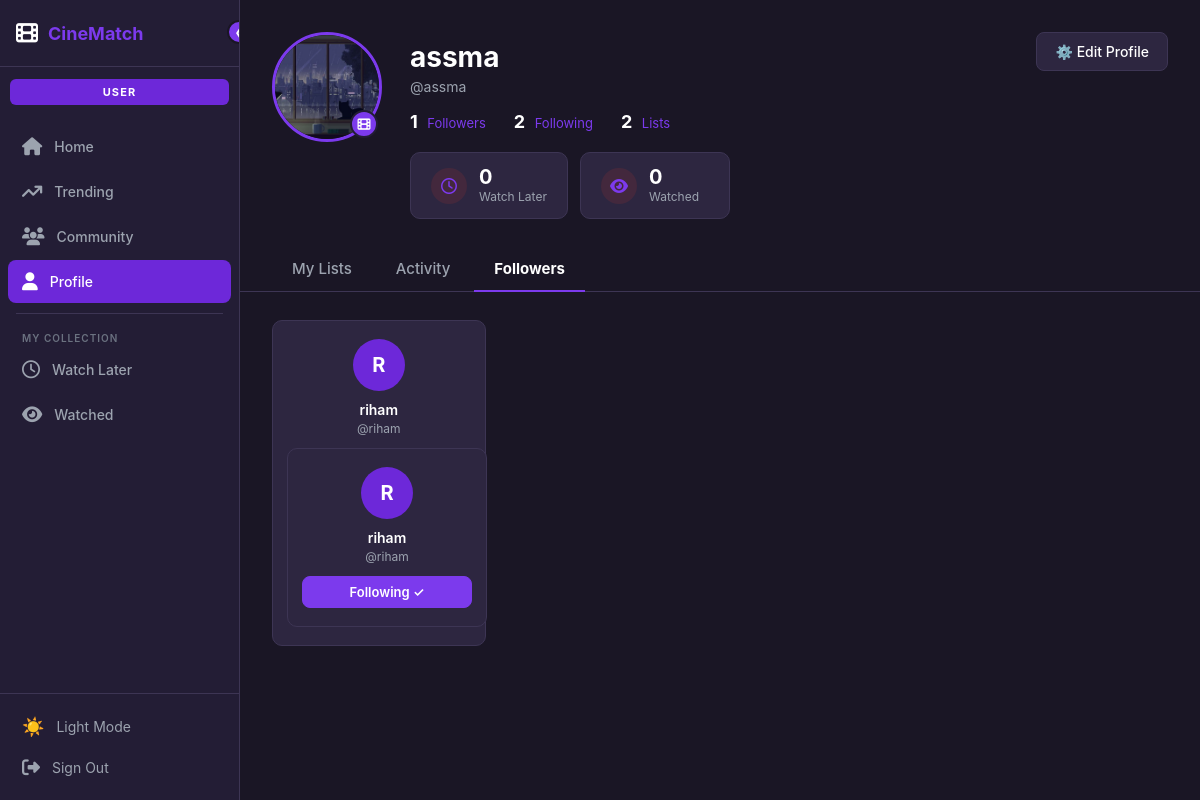
The app's page /users/profile/?tab=followers (signed in) with its own data.
### users/models.py (models this page shows, shortened)
class User(AbstractUser):
    avatar = models.ImageField(upload_to='avatars/', blank=True, null=True)
    bio = models.TextField(blank=True)
    genre_test_done = models.BooleanField(default=False)
    favorite_genres = models.JSONField(default=list, blank=True)
    following = models.ManyToManyField(
        'self',
        symmetrical=False,
        related_name='followers',
        blank=True
    )
    def get_followers_count(self):
        return self.followers.count()
    def get_following_count(self):
        return self.following.count()

### users/views.py (the view)
# urls.py: path('profile/', views.profile_view, name='profile'),
@login_required
def profile_view(request):
    tab = request.GET.get('tab', 'lists')
    if request.method == 'POST':
        form = ProfileForm(
            request.POST,
            request.FILES,
            instance=request.user
        )
        if form.is_valid():
            form.save()
            messages.success(request, 'Profile updated!')
            return redirect('profile')
    else:
        form = ProfileForm(instance=request.user)
    followers = request.user.followers.all()
    following_ids = set(request.user.following.values_list('id', flat=True))
    return render(request, 'users/profile.html', {
        'form': form,
        'tab': tab,
        'followers': followers,
        'following_ids': following_ids,
        'followers_count': request.user.get_followers_count(),
        'following_count': request.user.get_following_count(),
    })

### templates/users/profile.html (shortened to what this page needs)
{% extends 'base.html' %}
{% block content %}
<div class="profile-wrap">
  <div class="profile-top">
    <div class="avatar-wrap">
      {% if user.avatar %}
        <img src="{{ user.avatar.url }}" class="avatar-img" alt="{{ user.username }}">
      {% else %}
        <div class="avatar-placeholder">
          {{ user.username|first|upper }}
        </div>
      {% endif %}
      <div class="avatar-badge"><i class="fa-solid fa-film"></i></div>
    </div>
    <div class="profile-info">
      <div class="profile-username">{{ user.username }}</div>
      <div class="profile-handle">@{{ user.username }}</div>
      <div class="profile-stats">
        <div class="profile-stat">
          <span class="num">{{ followers_count }}</span>
          <span class="lbl">Followers</span>
        </div>
        <div class="profile-stat">
          <span class="num">{{ following_count }}</span>
          <span class="lbl">Following</span>
        </div>
        <div class="profile-stat">
          <span class="num">2</span>
          <span class="lbl">Lists</span>
        </div>
      </div>
      <div class="collection-cards">
        <a href="?tab=lists" class="col-card">
          <div class="col-card-icon"><i class="fa-regular fa-clock"></i></div>
          <div>
            <div class="col-card-num">0</div>
            <div class="col-card-lbl">Watch Later</div>
          </div>
        </a>
        <a href="?tab=activity" class="col-card">
          <div class="col-card-icon"><i class="fa-solid fa-eye"></i></div>
          <div>
            <div class="col-card-num">0</div>
            <div class="col-card-lbl">Watched</div>
          </div>
        </a>
      </div>
    </div>
    <a href="?tab=edit" class="edit-profile-btn">
      ⚙️ Edit Profile
    </a>
  </div>
  <div class="tabs-bar">
    <a href="?tab=lists"
       class="tab-btn {% if tab == 'lists' %}active{% endif %}">
      My Lists
    </a>
    <a href="?tab=activity"
       class="tab-btn {% if tab == 'activity' %}active{% endif %}">
      Activity
    </a>
    <a href="?tab=followers"
       class="tab-btn {% if tab == 'followers' %}active{% endif %}">
      Followers
    </a>
  </div>
  <div class="tab-content">
    {% if tab == 'lists' %}
      <div class="lists-header">
        <div>
          <h2>Custom Lists</h2>
          <p>Organize your movies into collections</p>
        </div>
        <button class="create-list-btn">+ Create List</button>
      </div>
      <div class="lists-grid">
        <div class="list-card">
          <div class="list-card-icon">♥</div>
          <div class="list-card-name">Favorites</div>
          <div class="list-card-count">0 movies</div>
        </div>
        <div class="list-card">
          <div class="list-card-icon">♥</div>
          <div class="list-card-name">Must Watch</div>
          <div class="list-card-count">0 movies</div>
        </div>
      </div>
    {% elif tab == 'activity' %}
      <div class="empty-state">
        <div class="empty-state-icon"><i class="fa-solid fa-film"></i></div>
        <p>Activity feed coming soon!<br>Track your movie watching history.</p>
      </div>
    {% elif tab == 'followers' %}
      {% if followers %}
        <div class="followers-grid">
          {% for follower in followers %}
            <div class="follower-card">
              <div class="follower-av">
                {% if follower.avatar %}
                  <img src="{{ follower.avatar.url }}">
                {% else %}
                  {{ follower.username|first|upper }}
                {% endif %}
              </div>
              <div class="follower-name">{{ follower.username }}</div>
              <div class="follower-handle">@{{ follower.username }}</div>
              {% if followers %}
  <div class="followers-grid">
    {% for follower in followers %}
      <div class="follower-card">
        <div class="follower-av">
          {% if follower.avatar %}
            <img src="{{ follower.avatar.url }}">
          {% else %}
            {{ follower.username|first|upper }}
          {% endif %}
        </div>
        <div class="follower-name">{{ follower.username }}</div>
        <div class="follower-handle">@{{ follower.username }}</div>
        <a href="{% url 'follow' follower.id %}"
           class="follow-toggle-btn {% if follower.id in following_ids %}following{% endif %}">
          {% if follower.id in following_ids %}
            Following ✓
          {% else %}
            Follow
          {% endif %}
        </a>
      </div>
    {% endfor %}
  </div>
{% endif %}
            </div>
          {% endfor %}
        </div>
      {% endif %}
    {% endif %}
  </div>
</div>
{% endblock %}

### templates/base.html (style rules this page uses)
[data-theme="dark"] { --bg: #1a1625; --bg2: #231d35; --bg3: #2d2640; --text: #ffffff; --text2: #9ca3af; --text3: #6b7280; --border: #3d3554; --card: #231d35; --input-bg: #2d2640; --red: #7c3aed; --red2: #6d28d9; --gold: #f59e0b; }
* { box-sizing: border-box; margin: 0; padding: 0; }
body { font-family: 'Inter', sans-serif; background: var(--bg); color: var(--text); display: flex; min-height: 100vh; transition: background .3s, color .3s; }

### templates/users/profile.html (style rules this page uses)
.profile-wrap { padding: 32px 32px 0; }
.profile-top { display: flex; align-items: flex-start; gap: 28px; padding-bottom: 28px; position: relative; }
.edit-profile-btn { position: absolute; top: 0; right: 0; display: flex; align-items: center; gap: 8px; padding: 10px 18px; border-radius: 8px; background: var(--bg3); border: 1px solid var(--border); color: var(--text); font-size: 14px; font-weight: 500; cursor: pointer; text-decoration: none; transition: all .15s; }
.avatar-wrap { position: relative; flex-shrink: 0; }
.avatar-img { width: 110px; height: 110px; border-radius: 50%; object-fit: cover; border: 3px solid var(--red); display: block; }
.avatar-badge { position: absolute; bottom: 4px; right: 4px; width: 28px; height: 28px; border-radius: 50%; background: var(--red); border: 2px solid var(--bg2); display: flex; align-items: center; justify-content: center; font-size: 13px; }
.profile-info { flex: 1; padding-top: 8px; }
.profile-username { font-size: 28px; font-weight: 700; color: var(--text); margin-bottom: 4px; }
.profile-handle { font-size: 14px; color: var(--text2); margin-bottom: 16px; }
.profile-stats { display: flex; gap: 28px; margin-bottom: 20px; flex-wrap: wrap; }
.profile-stat .num { font-size: 18px; font-weight: 700; color: var(--text); }
.profile-stat .lbl { font-size: 13px; color: var(--red); margin-left: 5px; }
.collection-cards { display: flex; gap: 12px; flex-wrap: wrap; }
.col-card { display: flex; align-items: center; gap: 12px; background: var(--bg3); border: 1px solid var(--border); border-radius: 10px; padding: 14px 20px; min-width: 150px; text-decoration: none; transition: border-color .15s; }
.col-card-icon { width: 36px; height: 36px; border-radius: 50%; background: rgba(192,57,43,.15); display: flex; align-items: center; justify-content: center; font-size: 16px; color: var(--red); flex-shrink: 0; }
.col-card-num { font-size: 20px; font-weight: 700; color: var(--text); line-height: 1; margin-bottom: 2px; }
.col-card-lbl { font-size: 12px; color: var(--text2); }
.tabs-bar { display: flex; gap: 4px; border-bottom: 1px solid var(--border); margin: 0 -32px; padding: 0 32px; }
.tab-btn { padding: 12px 20px; font-size: 15px; font-weight: 500; color: var(--text2); cursor: pointer; border-bottom: 2px solid transparent; margin-bottom: -1px; text-decoration: none; transition: all .15s; background: none; border-top: none; border-left: none; border-right: none; font-family: inherit; }
.tab-btn.active { color: var(--text); font-weight: 700; border-bottom-color: var(--red); }
.tab-content { padding: 28px 0; }
.followers-grid { display: grid; grid-template-columns: repeat(auto-fill, minmax(200px, 1fr)); gap: 14px; }
.follower-card { background: var(--bg3); border: 1px solid var(--border); border-radius: 10px; padding: 18px 14px; text-align: center; transition: border-color .15s; }
.follower-av { width: 52px; height: 52px; border-radius: 50%; background: var(--red2); display: flex; align-items: center; justify-content: center; font-size: 20px; font-weight: 700; color: white; margin: 0 auto 10px; overflow: hidden; }
.follower-name { font-size: 14px; font-weight: 600; color: var(--text); margin-bottom: 3px; }
.follower-handle { font-size: 12px; color: var(--text2); margin-bottom: 12px; }
.follow-toggle-btn { width: 100%; padding: 7px; border-radius: 8px; border: 1px solid var(--red); color: var(--red); background: transparent; font-size: 13px; font-weight: 600; cursor: pointer; font-family: inherit; transition: all .15s; text-decoration: none; display: block; }
.follow-toggle-btn:hover, .follow-toggle-btn.following { background: var(--red); color: white; }

### records on screen
User: avatar (picture), username "assma"
User: username|first "R", username "riham", shows "Following ✓"

### other values on screen
{{ followers_count }} "1"
{{ following_count }} "2"
